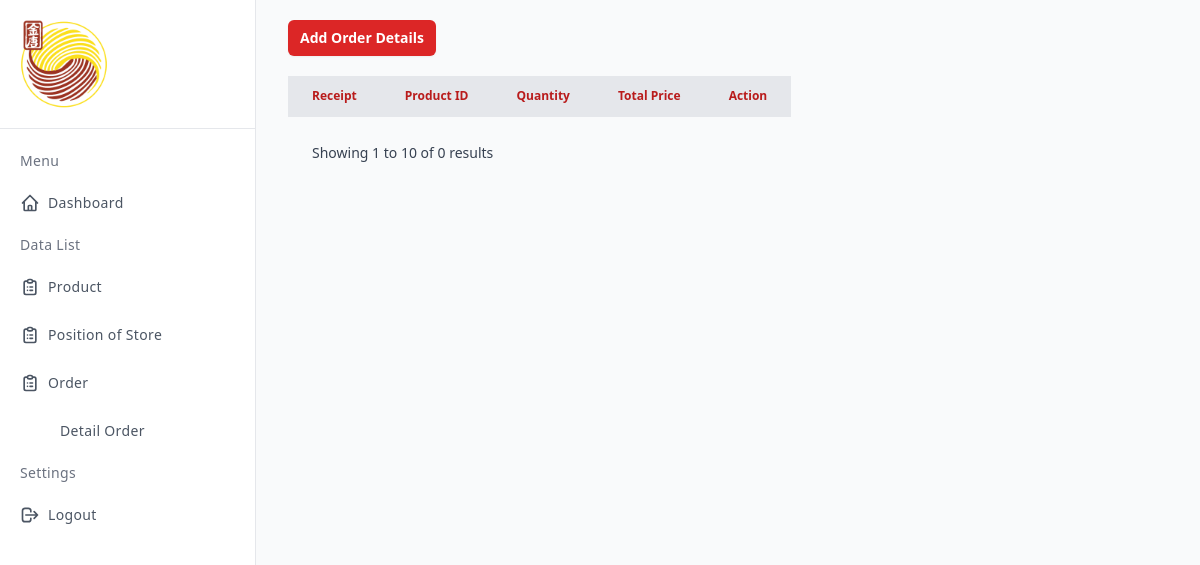
The page /order/order-detail.php on the database as committed earlier.
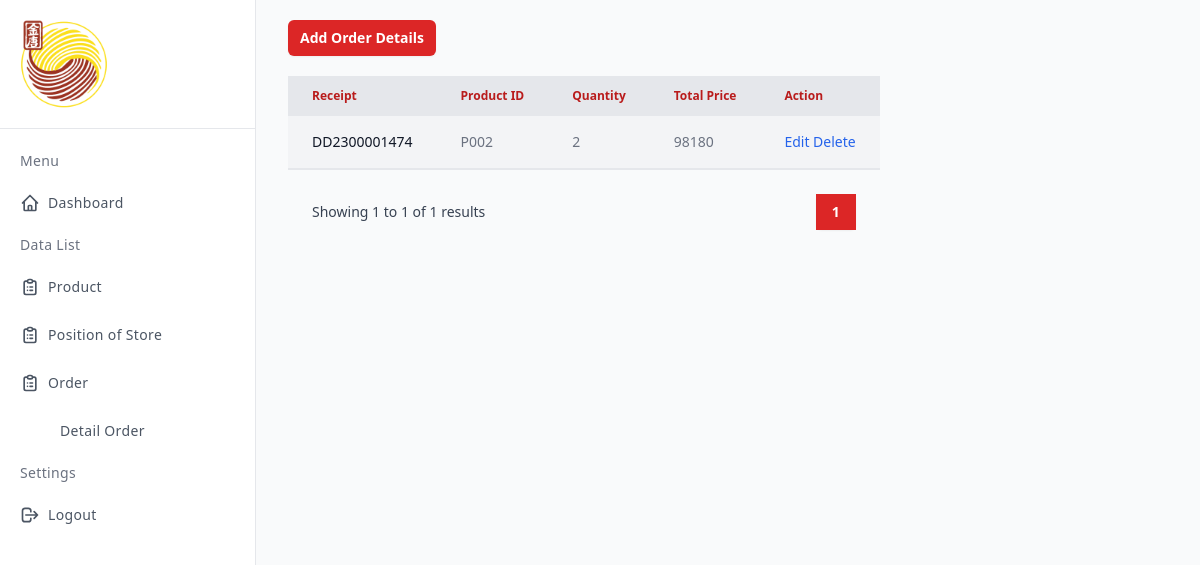
The same page on the database as committed later.
### tables this page shows
CREATE TABLE `detailorder` (
  `rcpt` varchar(12) DEFAULT NULL,
  `idproduk` varchar(12) DEFAULT NULL,
  `qtyproduk` int(11) DEFAULT NULL,
  `hargatotal` int(11) DEFAULT NULL
);

### order/order-detail.php (the view, shortened to what the changed rows need)
<?php
    include '../koneksi.php';
    $dataPerPage = 10;
    $totalData = mysqli_num_rows(mysqli_query($conn, "SELECT * FROM detailorder"));
    $totalPage = ceil($totalData / $dataPerPage);
    $currentPage = (isset($_GET["page"]))? $_GET["page"] : 1;
    $firstData = ($currentPage - 1) * $dataPerPage;
    $lastPageItemCount = $totalData % $dataPerPage;
?>
<!DOCTYPE html>
<html lang="en">
<head>
    <script src="https://cdn.tailwindcss.com"></script>
</head>
<body>
    <div class="min-h-screen flex flex-col flex-auto flex-shrink-0 antialiased bg-gray-50 text-gray-800">
        <div class="flex">
            <div class="flex flex-grow">
                <div class="mt-5 ml-72 mx-auto w-auto">
                    <table class="w-full text-sm text-left text-gray-500">
                            <thead class="text-xs text-red-700 bg-gray-200">
                            <tr>
                                <th scope="col" class="px-6 py-3">
                                    Receipt
                                </th>
                                <th scope="col" class="px-6 py-3">
                                    Product ID
                                </th>
                                <th scope="col" class="px-6 py-3">
                                    Quantity
                                </th>
                                <th scope="col" class="px-6 py-3">
                                    Total Price
                                </th>
                                <th scope="col" class="px-6 py-3">
                                    Action
                                </th>
                            </tr>
                        </thead>
                        <tbody>
                            <?php
                                include '../koneksi.php';
                                $query = mysqli_query($conn, "SELECT * FROM `detailorder`");
                                while ($data=mysqli_fetch_array($query)){
                            ?>
                            <tr class="bg-gray-100 border-b hover:bg-gray-300 w-full">
                                <th scope="row" class="px-6 py-4 font-medium text-gray-900 whitespace-nowrap">
                                    <?php echo $data['rcpt'];?>
                                </th>
                                <td class="px-6 py-4">
                                    <?php echo $data['idproduk'];?>
                                </td>
                                <td class="px-6 py-4">
                                    <?php echo $data['qtyproduk'];?>
                                </td>
                                <td class="px-6 py-4">
                                    <?php echo $data['hargatotal'];?>
                                </td>
                                <td class="px-6 py-4">
                                    <a href="#.php?idstore=<?php echo $data['rcpt#'];?>" class="font-medium text-blue-600 dark:text-blue-500 hover:underline">Edit</a>
                                    <a href="#.php?idstore=<?php echo $data['rcpt#'];?>" class="font-medium text-blue-600 dark:text-blue-500 hover:underline">Delete</a>
                                </td>
                            </tr>
                            <?php
                                }
                            ?>
                        </tbody>
                    </table>
                    <div class="flex items-center justify-between border-t border-gray-200 px-4 pt-6 sm:px-6">
                        <div class="hidden sm:flex sm:flex-1 sm:items-center sm:justify-between">
                            <div>
                            <p class="text-sm text-gray-700">
                                Showing
                                <span class="font-medium"><?= $firstData + 1?></span>
                                to
                                <span class="font-medium">
                                <?php if ($currentPage == $totalPage): ?>
                                    <?= $firstData + $lastPageItemCount; ?>
                                <?php else : ?>
                                    <?= $firstData + $dataPerPage; ?>
                                <?php endif; ?>
                                </span>
                                of
                                <span class="font-medium"><?= $totalData ?></span>
                                results
                            </p>
                            </div>
                            <div>
                                <nav class="isolate inline-flex -space-x-px rounded-md shadow-sm" aria-label="Pagination">
                                    <?php for($i = 1; $i <= $totalPage; $i++) :?>
                                    <?php if($i == $currentPage) :?>
                                    <a href="?page=<?= $i; ?>" aria-current="page" class="relative z-10 inline-flex items-center bg-red-600 px-4 py-2 text-sm font-semibold text-white focus:z-20 focus-visible:outline focus-visible:outline-2 focus-visible:outline-offset-2 focus-visible:outline-indigo-600"><?= $i; ?></a>
                                    <?php else:?>
                                    <a href="?page=<?= $i; ?>" class="relative inline-flex items-center px-4 py-2 text-sm font-semibold text-gray-900 ring-1 ring-inset ring-gray-300 hover:bg-gray-50 focus:z-20 focus:outline-offset-0"><?= $i; ?></a>
                                    <?php endif;?>
                                    <?php endfor; ?>
                                </nav>
                            </div>
                        </div>
                    </div>
                </div>
                </div>
            </div>
        </div>
</body>
</html>

Rows that differ between the two databases and show on the page:
added detailorder: rcpt "DD2300001474", idproduk "P002", qtyproduk "2", hargatotal "98180"
Other text that changed with them:
$firstData + $lastPageItemCount: (not shown) → "1"
$totalData: "0" → "1"
$firstData + $dataPerPage: "10" → (not shown)
new list line: "1"
